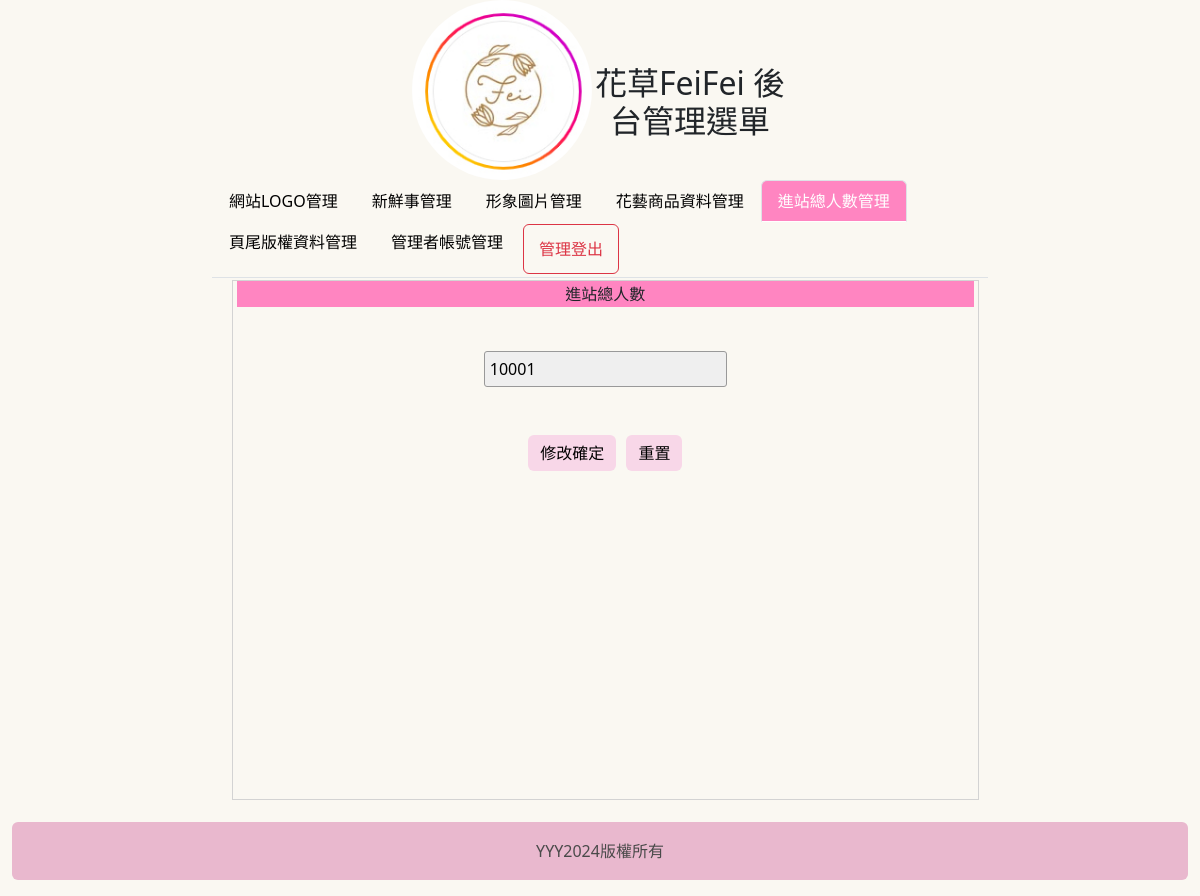
The app's page /admin.php?do=total (signed in), older data.
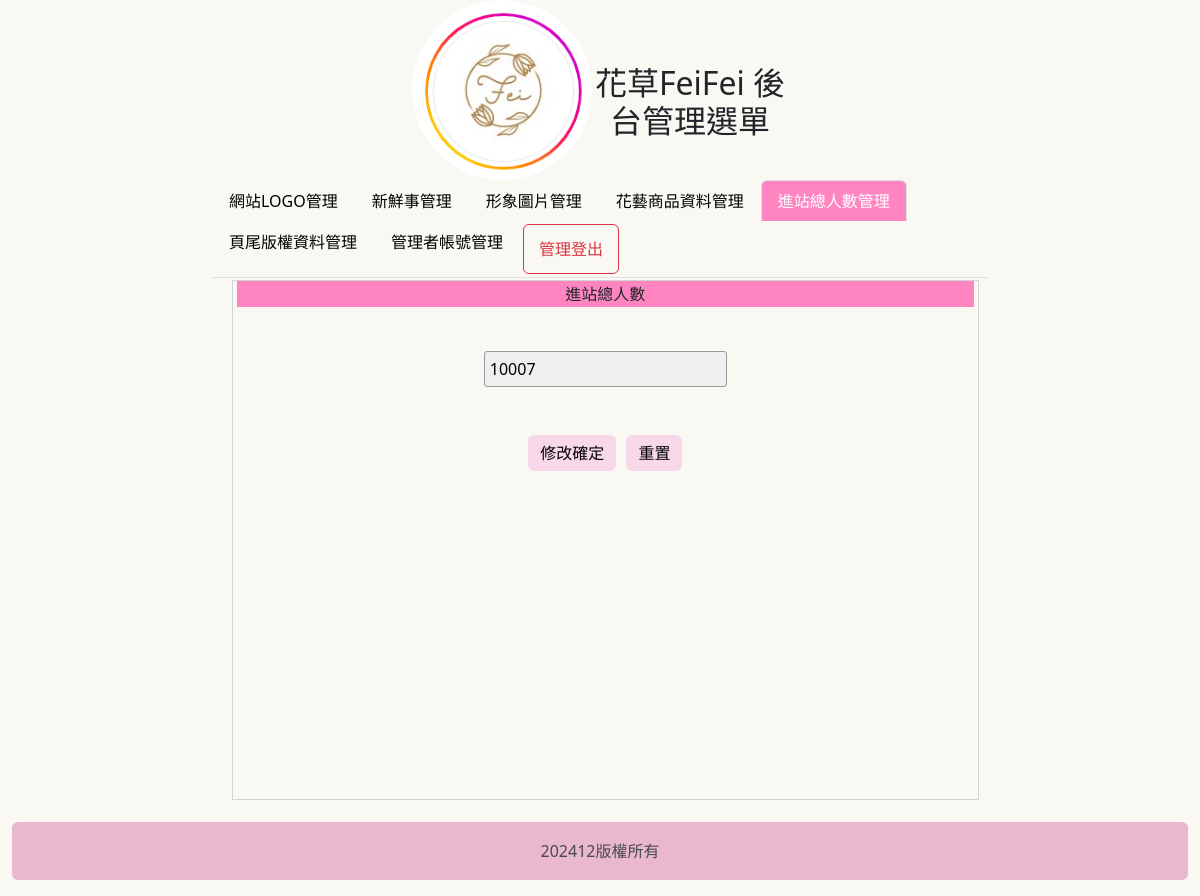
The same page, newer data.
### tables this page shows
CREATE TABLE `total` (
  `id` int(10) UNSIGNED NOT NULL,
  `total` int(10) NOT NULL
);

CREATE TABLE `bottom` (
  `id` int(10) UNSIGNED NOT NULL,
  `bottom` text NOT NULL
);

### api/db.php (called while the page is built, shortened)
<?php
class DB{
    protected $dsn="mysql:host=localhost;charset=utf8;dbname=flower";
    protected $pdo;
    protected $table;
    function __construct($table){
        $this->table=$table;
        $this->pdo=new PDO($this->dsn,'root','');
    }
    function find($id){
        $sql="SELECT * FROM $this->table ";
        if(is_array($id)){
            $where=$this->a2s($id);
            $sql=$sql . " WHERE ". join(" && ",$where);
        }else{
            $sql .= " WHERE `id`='$id' ";
        }
        return $this->fetchOne($sql);
    }
    function a2s($array){
        $tmp=[];
        foreach($array as $key => $value){
            $tmp[]="`$key`='$value'";
        }
        return $tmp;
    }
    protected function fetchOne($sql){
        return $this->pdo->query($sql)->fetch(PDO::FETCH_ASSOC);
    }
}
$Total=new DB('total');
$Bottom=new DB('bottom');

### admin.php (the view, shortened to what the changed rows need)
<?php include_once "api/db.php";
?>
<!DOCTYPE html>
<html lang="zh-TW">
<head>
    <link href="https://cdn.jsdelivr.net/npm/bootstrap@5.3.3/dist/css/bootstrap.min.css" rel="stylesheet">
    <link href="https://cdn.jsdelivr.net/npm/bootstrap@5.3.3/dist/css/bootstrap.min.css" rel="stylesheet">
    <link href="https://cdn.jsdelivr.net/npm/bootstrap@5.3.0-alpha1/dist/css/bootstrap.min.css" rel="stylesheet">
    <link href="./css/css.css" rel="stylesheet" type="text/css">
</head>
<body>
    <div class="container-fluid">
        <div class="row justify-content-center">
            <div class="col-12 col-md-4 d-flex align-items-center text-center">
                <h2 class="mb-4 ml-3 pt-3 pt-md-5" style="padding-top: 25px;">花草FeiFei 後台管理選單</h2>
            </div>
        </div>
    </div>
    <div class="container-fluid">
        <div class="row">
            <div class="container-fluid" style="height:65vh" ;>
                <div class="row">
                    <div class="col-10">
                        <?php
                        $do = $_GET['do'] ?? 'title';
                        $file = "./backend/{$do}.php";
                        if (file_exists($file)) {
                            include $file;
                        } else {
                            include "./backend/title.php";
                        }
                        ?>
                    </div>
                </div>
            </div>
            <div class="container-fluid">
                <footer class="alert alert-gray text-center py-3 mt-4">
                    <span><?= $Bottom->find(1)['bottom']; ?></span>
                </footer>
            </div>
</body>
</html>

### backend/total.php (shortened to what the changed rows need)
<div style="height:65vh; border:#D3D3D3 1px solid; width:76.5%; margin:2px 0px 0px 0px; float:left; position:relative; left:20px;">
    <div style="width:99%; height:100%; margin:auto; overflow:auto;">
        <form method="post" action="./api/update_data.php">
            <table width="100%" style="margin:auto">
                <tbody>
                    <tr class="cent" style="background:#FF85C1">
                        <td width="100%">
                            進站總人數
                        </td>
                    </tr>
                    <tr>
                        <td style="display: flex; justify-content: center; margin-top:5vh;">
                            <input type="number" name="total" value="<?= $Total->find(1)['total']; ?>">
                        </td>
                    </tr>
                </tbody>
            </table>
            <table style="margin-top:40px; width:100%;">
                <tbody>
                    <tr>
                        <td class="cent" width="200px">
                            <input type="submit" value="修改確定" class="btn btn-custom btn-block">
                            <input type="reset" value="重置" class="btn btn-custom btn-block">
                        </td>
                    </tr>
                </tbody>
            </table>
        </form>
    </div>
</div>

Row changes from the older to the newer data that the page shows:
changed total: total "10001" → "10007"
changed bottom: bottom "YYY2024版權所有" → "202412版權所有"
